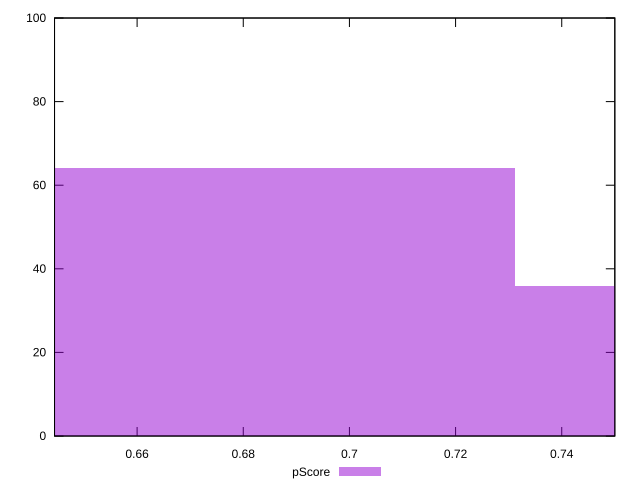

This figure's gnuplot source:
reset

$pScore <<EOF
0.780011198118086 36
0.6825097983533253 64
EOF

set key outside below
set boxwidth 0.09750139976476074
set xrange [0.6444444444444445:0.75]
set yrange [0:100]
set trange [0:100]
set style fill transparent solid 0.5 noborder
set terminal svg size 640, 490 enhanced background rgb 'white'
set output "report_00019_2021-02-10T18-14-37.922Z//uses-webp-images/samples/pages+cached/pScore/histogram.svg"

plot $pScore title "pScore" with boxes

reset
